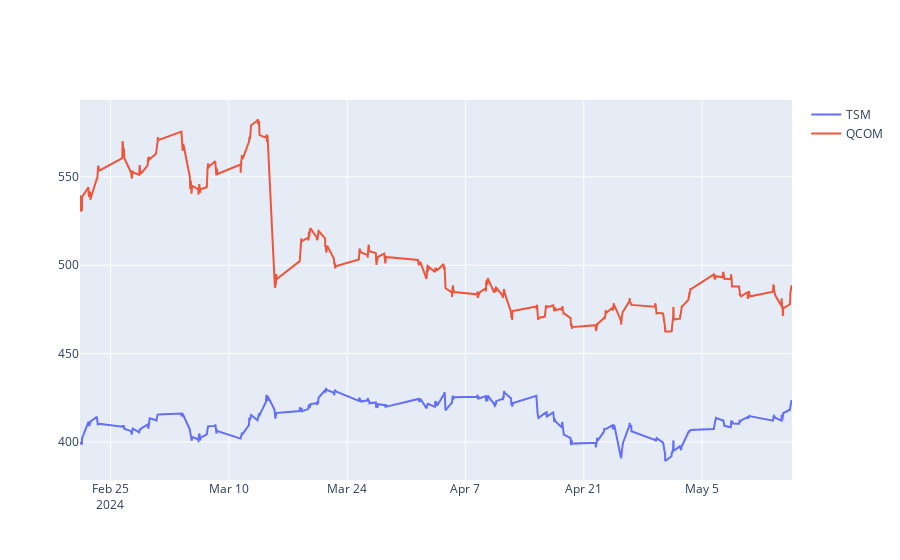

The code cell stored with this chart in its notebook:
### Code cell
# plot both tickers on go figure

fig = go.Figure()
fig.add_trace(go.Scatter(x=msft_data.index, y=msft_data['Close'], name='TSM'))
fig.add_trace(go.Scatter(x=adbe_data.index, y=adbe_data['Close'], name='QCOM'))

fig.show()

### Figure 1 — Plotly figure (JSON) as saved in the notebook; plotly's stock layout.template omitted (floating-point values rounded to 4 significant figures; data arrays with more than 128 entries replaced by an {"elided": "..."} marker saying what was removed)
{"data": [{"name": "TSM", "type": "scatter", "x": {"elided": "780 str values"}, "y": {"elided": "780 float values"}}, {"name": "QCOM", "type": "scatter", "x": {"elided": "780 str values"}, "y": {"elided": "780 float values"}}], "layout": {}}
